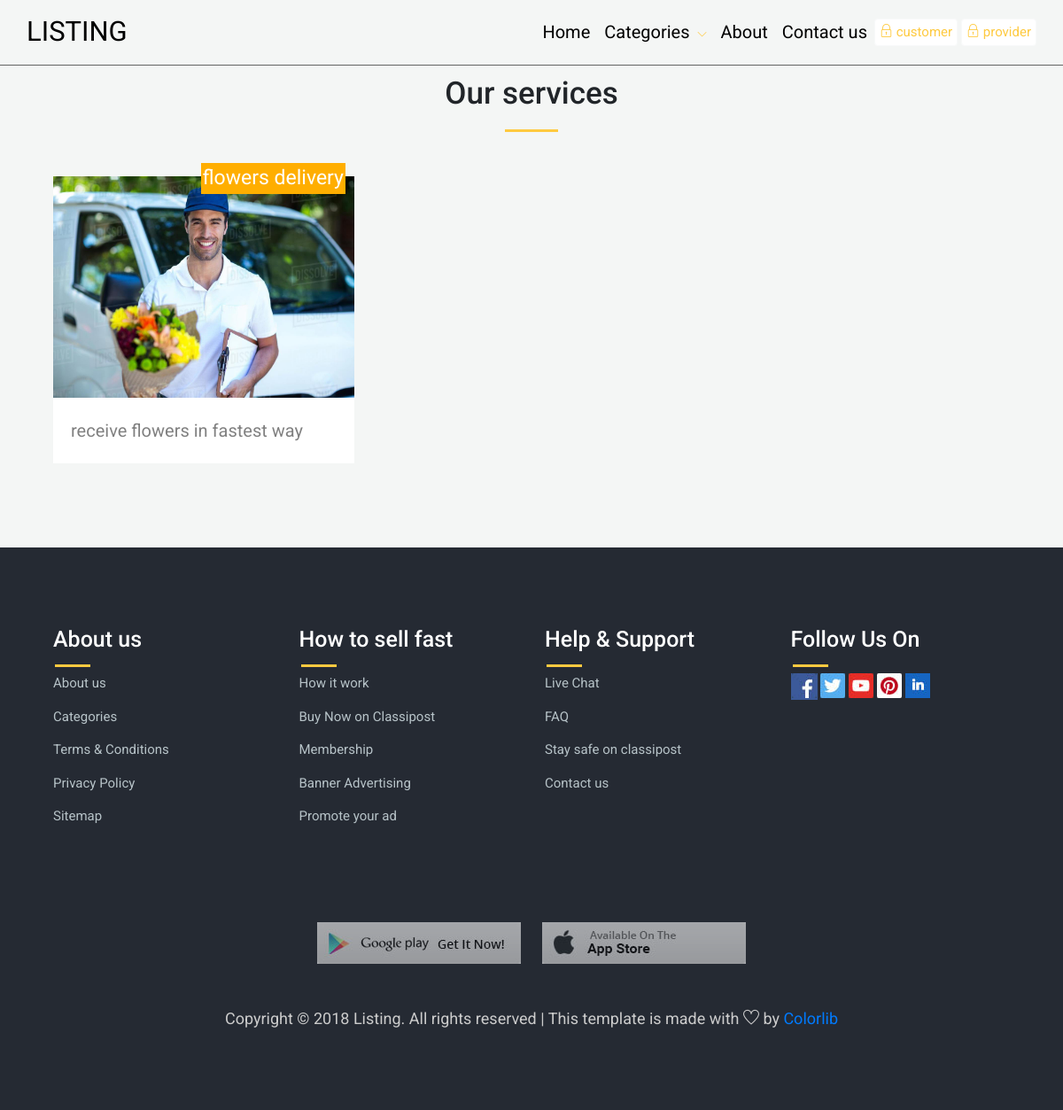
Page /show_ser.php?cat_id=18 on the committed database.
### tables this page shows
CREATE TABLE `service` (
  `ser_id` int(3) NOT NULL,
  `ser_name` varchar(255) NOT NULL,
  `ser_desc` varchar(255) NOT NULL,
  `ser_image` varchar(255) NOT NULL,
  `cat_id` int(3) NOT NULL
);

### show_ser.php (the view, shortened to what this page needs)
<?php
include ('includes/public_header.php');
$result = mysqli_query($conn,"SELECT * FROM service WHERE cat_id={$_GET['cat_id']}");
echo ' <section class="main-block light-bg">
        <div class="container">
            <div class="row justify-content-center">
                <div class="col-md-5">
                    <div class="styled-heading">
<h3>Our services</h3>
</div>
                </div>
            </div>
<div class="row">';
while ($row = mysqli_fetch_assoc($result)) {
 echo "<div class='col-md-4 featured-responsive'>
                    <div class='featured-place-wrap'>
 <a href='show_pro.php?ser_id={$row['ser_id']}' class='category-wrap'>";
 echo "<img src='admin/upload/{$row['ser_image']}' class='img-fluid' alt='#'>";
 echo "<span class='featured-rating-orange'>{$row['ser_name']}</span>";
 echo "<div class='featured-title-box'>
                                <p>{$row['ser_desc']} </p>
                            </div> </a>
                    </div> </div>
                "; }
 ?>
</div>
</div>
</section>
<?php include('includes/public_footer.php'); ?>

### css/style.css (style rules this page uses)
body { font-family: 'Roboto', sans-serif; }
.row { margin: 0px; }
h3 { font-size: 35px; }
p { font-size: 15px; }
.main-block { padding: 90px 0; }
.light-bg { background: #f4f6f5; padding: 87px 0 65px; }
.styled-heading { text-align: center; margin: 0 0 50px; }
.styled-heading h3 { position: relative; padding: 0 0 23px; }
.styled-heading h3:after { position: absolute; content: ""; width: 60px; height: 3px; background: #feca40; bottom: 0; left: 50%; -webkit-transform: translateX(-50%); -ms-transform: translateX(-50%); transform: translateX(-50%); }
.featured-place-wrap { background: #fff; margin: 0 0 30px; -webkit-transition: all 0.5s ease; -o-transition: all 0.5s ease; transition: all 0.5s ease; position: relative; }
.featured-place-wrap a { display: block; text-decoration: none; color: #000; }
.featured-place-wrap img { width: 100%; }
.featured-rating, .featured-rating-orange, .featured-rating-green { position: absolute; width: auto; right: 10px; padding: 0px 2px; height: 35px; text-align: center; margin: -15px 0px 0 0; font-size: 23px; background: #ff7474; color: #fff; border-radius: 0; }
.featured-rating-orange { background: #ffae00 !important; }
.featured-title-box { padding: 22px 20px; }
.featured-title-box p { color: gray; display: inline-block; margin: 0; font-size: 20px; }

### rows in the picture
service: ser_image (picture), ser_name "flowers delivery", ser_desc "receive flowers in fastest way"
